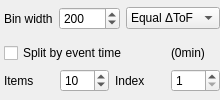
         <widget class="QWidget" name="eventModeEntries" native="true">
          <layout class="QVBoxLayout" name="verticalLayout">
           <property name="leftMargin">
            <number>0</number>
           </property>
           <property name="topMargin">
            <number>0</number>
           </property>
           <property name="rightMargin">
            <number>0</number>
           </property>
           <property name="bottomMargin">
            <number>0</number>
           </property>
           <item>
            <layout class="QHBoxLayout" name="horizontalLayout_10">
             <property name="leftMargin">
              <number>4</number>
             </property>
             <item>
              <widget class="QLabel" name="label_27">
               <property name="sizePolicy">
                <sizepolicy hsizetype="Fixed" vsizetype="Preferred">
                 <horstretch>0</horstretch>
                 <verstretch>0</verstretch>
                </sizepolicy>
               </property>
               <property name="toolTip">
                <string>The number of bins for the Time of Flight channels</string>
               </property>
               <property name="text">
                <string>Bin width</string>
               </property>
              </widget>
             </item>
             <item>
              <widget class="QSpinBox" name="eventTofBins">
               <property name="toolTip">
                <string>TOF bin width</string>
               </property>
               <property name="minimum">
                <number>5</number>
               </property>
               <property name="maximum">
                <number>10000</number>
               </property>
               <property name="singleStep">
                <number>5</number>
               </property>
               <property name="value">
                <number>200</number>
               </property>
              </widget>
             </item>
             <item>
              <widget class="QComboBox" name="eventBinMode">
               <property name="toolTip">
                <string>&lt;html&gt;&lt;head/&gt;&lt;body&gt;&lt;p&gt;How to bin the time of flight channels:&lt;/p&gt;&lt;p&gt;  Linear: Equally spaced in ToF&lt;/p&gt;&lt;p&gt;  1/x: Equally spaced in Q&lt;/p&gt;&lt;/body&gt;&lt;/html&gt;</string>
               </property>
               <item>
                <property name="text">
                 <string>Equal ΔToF</string>
                </property>
               </item>
              </widget>
             </item>
            </layout>
           </item>
           <item>
            <layout class="QGridLayout" name="event_filtering_layout">
             <property name="leftMargin">
              <number>4</number>
             </property>
             <item row="2" column="1">
              <widget class="QSpinBox" name="eventSplitItems">
               <property name="minimum">
                <number>2</number>
               </property>
               <property name="singleStep">
                <number>1</number>
               </property>
               <property name="value">
                <number>10</number>
               </property>
              </widget>
             </item>
             <item row="2" column="2">
              <widget class="QLabel" name="label_38">
               <property name="text">
                <string>Index</string>
               </property>
              </widget>
             </item>
             <item row="2" column="0">
              <widget class="QLabel" name="label_39">
               <property name="text">
                <string>Items</string>
               </property>
              </widget>
             </item>
             <item row="0" column="0" colspan="3">
              <widget class="QCheckBox" name="eventSplit">
               <property name="text">
                <string>Split by event time</string>
               </property>
              </widget>
             </item>
             <item row="0" column="3">
              <widget class="QLabel" name="eventTotalTimeLabel">
               <property name="text">
                <string>(0min)</string>
               </property>
              </widget>
             </item>
             <item row="2" column="3">
              <widget class="QSpinBox" name="eventSplitIndex">
               <property name="minimum">
                <number>1</number>
               </property>
              </widget>
             </item>
            </layout>
           </item>
          </layout>
          <zorder></zorder>
         </widget>
